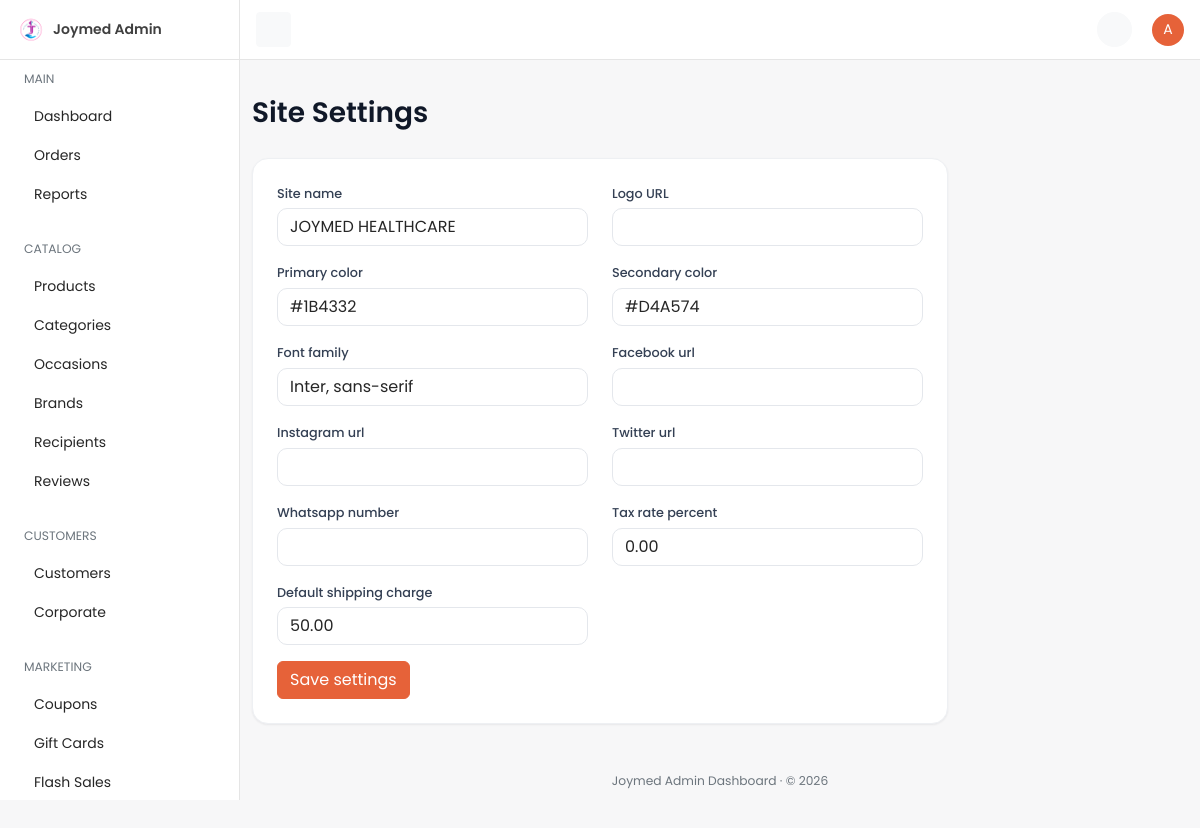
The page /dashboard/settings/ (signed in) on the database as committed earlier.
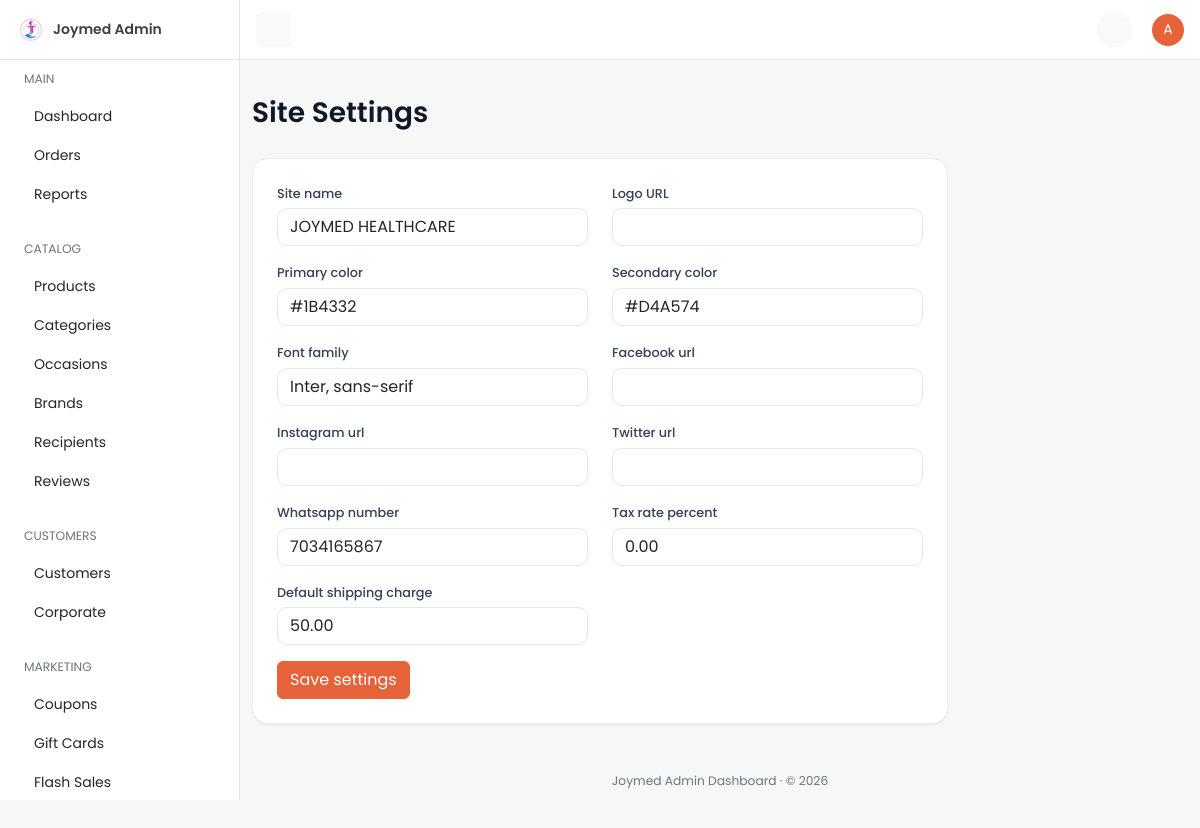
The same page on the database as committed later.
### core/models.py (models this page shows, shortened)
class TimeStampedModel(models.Model):
    created_at = models.DateTimeField(
        auto_now_add=True,
        db_index=True,
        verbose_name="Created at",
        help_text="Timestamp when this record was first created.",
    )
    updated_at = models.DateTimeField(
        auto_now=True,
        db_index=True,
        verbose_name="Updated at",
        help_text="Timestamp when this record was last modified.",
    )
    class Meta:
        abstract = True

class SiteSettings(TimeStampedModel):
    site_name = models.CharField(max_length=120, default="JOYMED HEALTHCARE")
    logo_url = models.URLField(blank=True, verbose_name="Logo URL")
    primary_color = models.CharField(max_length=7, default="#1B4332")
    secondary_color = models.CharField(max_length=7, default="#D4A574")
    font_family = models.CharField(max_length=120, default="Inter, sans-serif")
    facebook_url = models.URLField(blank=True)
    instagram_url = models.URLField(blank=True)
    twitter_url = models.URLField(blank=True)
    whatsapp_number = models.CharField(max_length=20, blank=True)
    default_currency = models.ForeignKey(
        Currency,
        on_delete=models.PROTECT,
        null=True,
        blank=True,
        related_name="+",
    )
    default_language = models.CharField(max_length=5, default="en")
    tax_rate_percent = models.DecimalField(max_digits=5, decimal_places=2, default=0)
    default_shipping_charge = models.DecimalField(max_digits=10, decimal_places=2, default=50)
    card_gateway_public_key_env = models.CharField(
        max_length=80,
        default="CARD_GATEWAY_PUBLIC_KEY",
        help_text="Environment variable name for the card gateway public key.",
    )
    qatar_gateway_public_key_env = models.CharField(
        max_length=80,
        default="QATAR_GATEWAY_PUBLIC_KEY",
        blank=True,
    )
    order_email_template_slug = models.CharField(max_length=80, default="order-status")
    whatsapp_template_slug = models.CharField(max_length=80, default="order-whatsapp")
    class Meta:
        verbose_name = "Site settings"
        verbose_name_plural = "Site settings"

### dashboard/views/misc.py (the view)
# urls.py: path("settings/", misc.settings_view, name="settings"),
@dashboard_required
@require_http_methods(["GET", "POST"])
def settings_view(request: HttpRequest) -> HttpResponse:
    instance = SiteSettings.objects.first()
    if request.method == "POST":
        form = forms.SiteSettingsForm(request.POST, instance=instance)
        if form.is_valid():
            form.save()
            messages.success(request, "Settings saved.")
            return redirect("dashboard:settings")
    else:
        form = forms.SiteSettingsForm(instance=instance)
    _style(form)
    return render(
        request,
        "dashboard/settings.html",
        {"nav_section": "settings", "page_title": "Settings", "form": form},
    )

### dashboard/forms.py
class SiteSettingsForm(forms.ModelForm):
    class Meta:
        model = SiteSettings
        fields = [
            "site_name",
            "logo_url",
            "primary_color",
            "secondary_color",
            "font_family",
            "facebook_url",
            "instagram_url",
            "twitter_url",
            "whatsapp_number",
            "tax_rate_percent",
            "default_shipping_charge",
        ]

### cart/selectors.py (called while the page is built)
def get_cart_item_count(*, cart: Cart | None) -> int:
    if cart is None:
        return 0
    total = CartItem.objects.filter(cart=cart).aggregate(total=Sum("quantity"))["total"]
    return int(total or 0)

def get_cart_count(*, request: HttpRequest) -> int:
    cart = get_cart_for_request(request=request)
    return get_cart_item_count(cart=cart)

### core/selectors.py (called while the page is built)
def get_default_currency() -> Optional[Currency]:
    cached = cache.get(DEFAULT_CURRENCY_CACHE_KEY)
    if cached is not None:
        return cached
    currency = Currency.objects.filter(is_default=True).first()
    if currency is not None:
        cache.set(DEFAULT_CURRENCY_CACHE_KEY, currency, DEFAULT_CURRENCY_TTL)
    return currency

### dashboard/templates/dashboard/settings.html (shortened to what this page needs)
{% extends "dashboard/base.html" %}
{% block page_title %}Site Settings{% endblock %}
{% block content %}
<div class="row">
  <div class="col-12 col-xl-9">
    <div class="card">
      <div class="card-body p-4">
        <form method="post" novalidate>
          <div class="row">
            {% for field in form %}
            <div class="{% if field.field.widget.input_type == 'checkbox' %}col-12{% else %}col-md-6{% endif %} mb-3">
              {% if field.field.widget.input_type == 'checkbox' %}
              <div class="form-check mt-4">{{ field }}<label class="form-check-label" for="{{ field.id_for_label }}">{{ field.label }}</label></div>
              {% else %}
              <label class="form-label" for="{{ field.id_for_label }}">{{ field.label }}</label>
              {{ field }}
              {% endif %}
            </div>
            {% endfor %}
          </div>
          <button type="submit" class="btn btn-primary">Save settings</button>
        </form>
      </div>
    </div>
  </div>
</div>
{% endblock %}

Rows that differ between the two databases and show on the page:
changed SiteSettings "JOYMED HEALTHCARE": whatsapp_number (not shown) → "7034165867"
